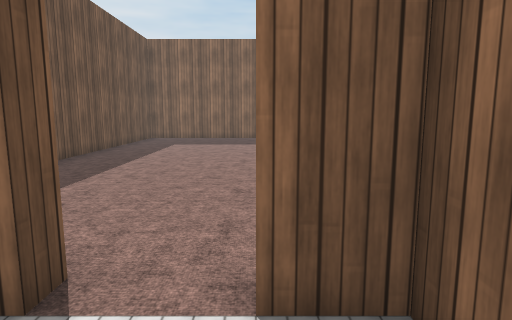
View 1 (above)

16 first-person views from a walk through a scene from a Unity 3-D project. The camera is 1.3 m above the floor, tilts 8° down and sees 75° across. The floor is counted in squares, 1 m on a side. Each view is taken from the middle of a square. On the plan, view 1 faces up. The plan holds only what a view shows up to about 14 squares ahead; the rest is blank. The player character is not drawn. Some surface patterns are stand-ins.

View 2
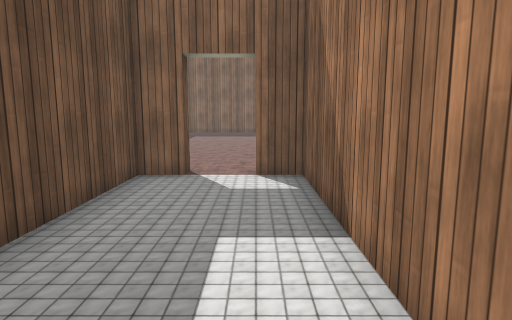

View 3
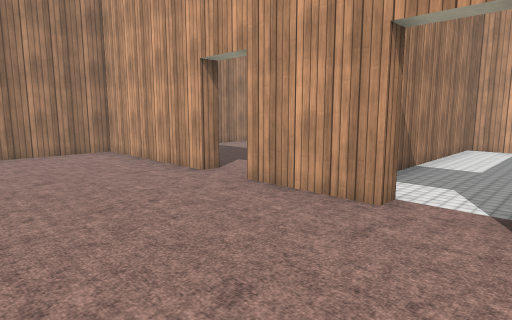

View 4
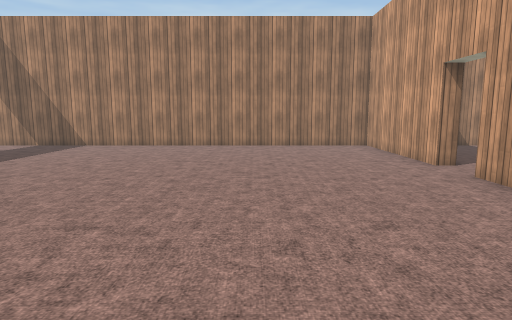

View 5
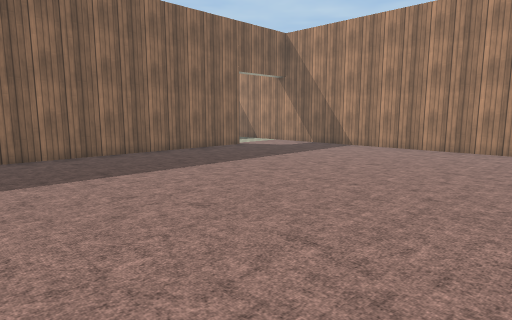

View 6
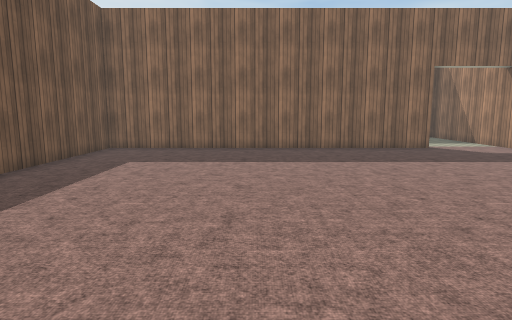

View 7
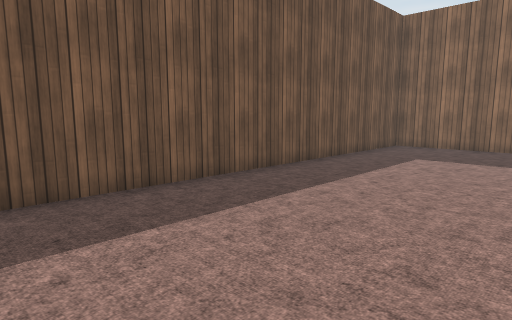

View 8
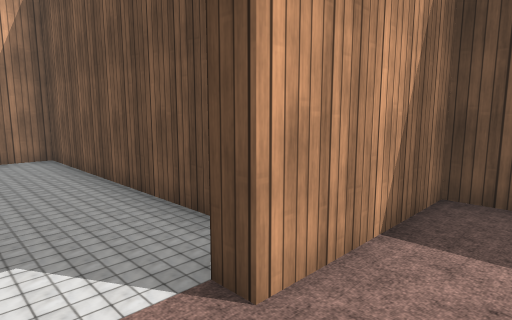

View 9
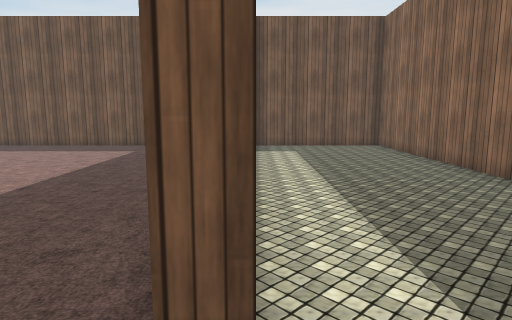

View 10
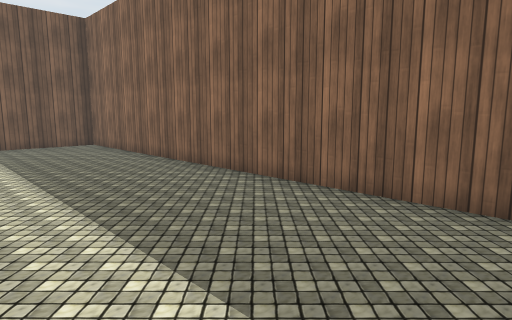

View 11
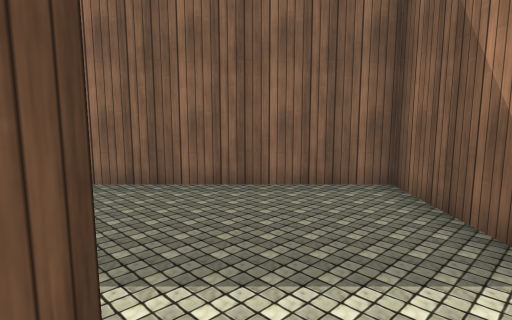

View 12
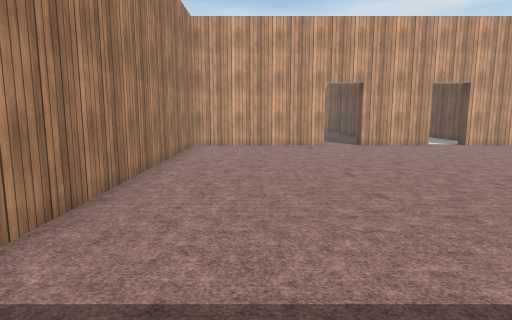

View 13
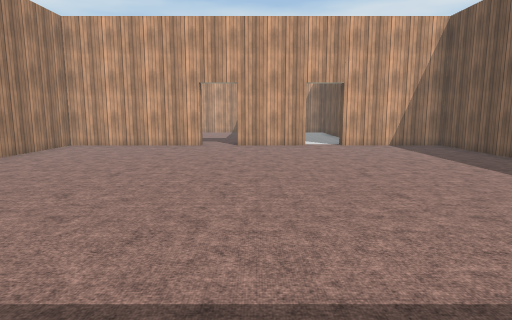

View 14
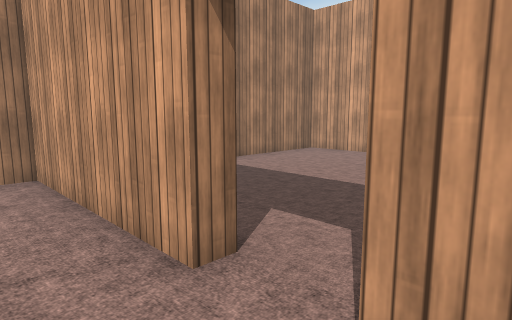

View 15
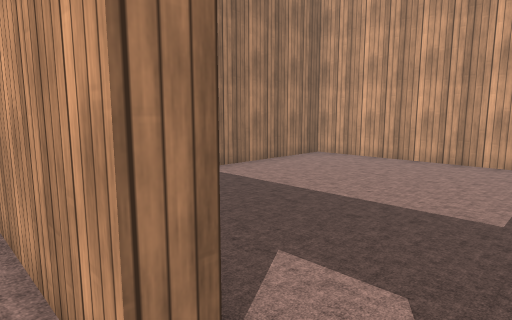

View 16
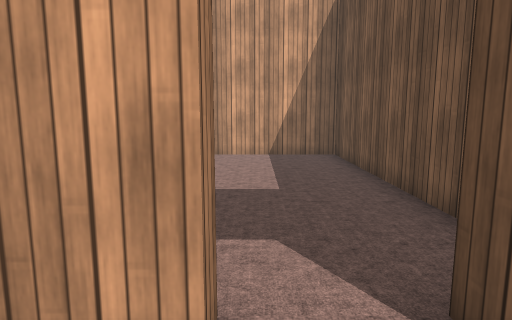

### Floor plan
Points are (right, up) in squares from view 1. A wall is a line through its corners. A room is listed if a view was taken in it or the views show most of it. See-through windows are left out.
Room 1 (views 1, 2)
walls: (-1.5, 2.5) (-1.5, 2) (-2.5, 2) (-2.5, -6.5) (1, -6.5) (1, 2) (0, 2) (0, 2.5)
ways out: opening at (-1, 2) to room 2
Room 2 (views 3, 4, 5, 6, 7, 8, 9, 10, 11, 12, 13, 14, 15, 16)
walls: (6.5, 18) (6.5, 17.5) (-5.5, 17.5) (-5.5, 2.5) (-1.5, 2.5); (0, 2.5) (2.7, 2.5); (4.2, 2.5) (9.5, 2.5) (9.5, 23) (-5.5, 23) (-5.5, 18)
ways out: opening at (-1, 2) to room 1; opening at (3.5, 2)

Where each view was taken, in squares from view 1:
view 1: 0 up, 0 right, facing up
view 2: 5 down, 0 right, facing up
view 3: 7 up, 2 left, facing down-right
view 4: 7 up, 4 left, facing right
view 5: 7 up, 3 left, facing up-right
view 6: 5 up, 0 right, facing up
view 7: 4 up, 0 right, facing up-left
view 8: 4 up, 0 right, facing down-left
view 9: 18 up, 8 right, facing left
view 10: 18 up, 9 right, facing up-left
view 11: 17 up, 7 right, facing up
view 12: 16 up, 7 right, facing down
view 13: 16 up, 2 right, facing down
view 14: 4 up, 2 right, facing down-right
view 15: 3 up, 3 right, facing down-right
view 16: 4 up, 4 right, facing down
